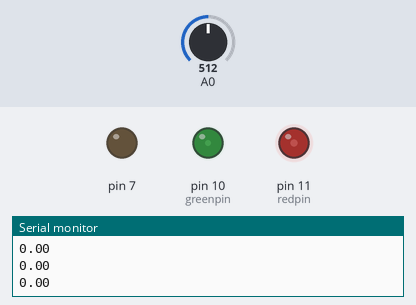
This sketch was run on a simulated Arduino Uno, built with avr-gcc and run on an emulated ATmega328P. On the bench: output pins drawn as LEDs (lit = HIGH), the last lines printed to the serial monitor. Inputs (shaded band) come from the test bench; at power-on: A0 = 512.

Above: at 1.2 s.
1.3 s: A0 set to 892
2.8 s: A0 set to 916
At 4.0 s:
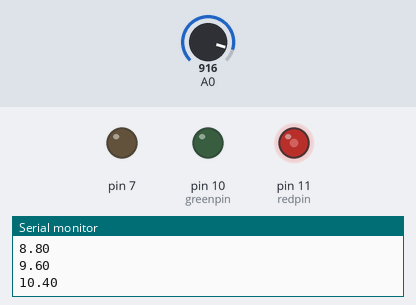
4.3 s: A0 set to 981
7.3 s: A0 set to 997
At 8.5 s:
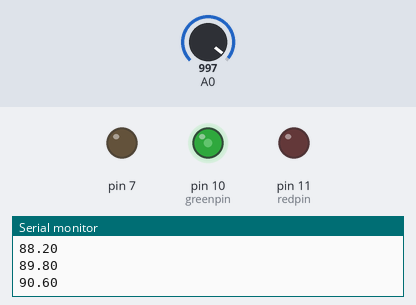
9.3 s: A0 set to 900
At 9.9 s:
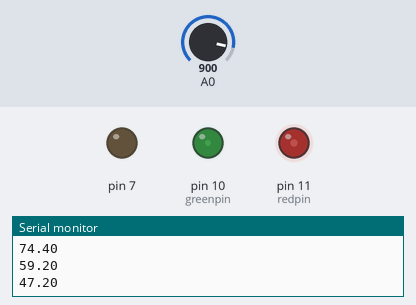
10.9 s: A0 set to 1023
At 13.2 s:
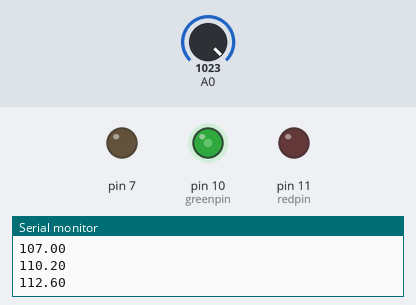
Timing chart, 0 to 14.3 s (numbered marks = the images above; inputs shaded):
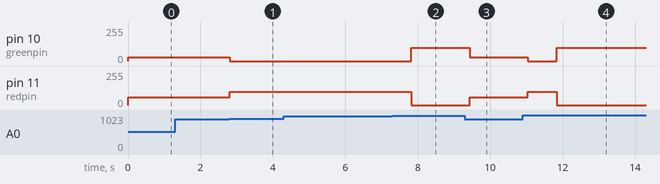

The sketch:

heart_beat.ino
```cpp
double alpha = 0.80; //heart beat buffer
int minval = 0; //sensor calibration
int old_value = 0; //
unsigned long time_now = 0;
unsigned long time_check = 0;

bool flag = false;
int redpin = 11;
int greenpin = 10;

void setup ()
{
    Serial.begin (9600);
    pinMode(7, OUTPUT);
    pinMode(redpin, OUTPUT);
    pinMode(greenpin, OUTPUT);
}

void loop ()
{
    int raw_value = analogRead(A0)-900;
    if(raw_value < minval){
        raw_value = 0;
    }
    double value = alpha * old_value + (1 - alpha) * raw_value;

    Serial.println (value);
    old_value = value;

    if(raw_value == 0){
        analogWrite (redpin, 60);
        analogWrite (greenpin, 30);
        time_check = millis();
        digitalWrite(7, LOW);
    }
    else if(flag == true){
        if(value < 85 || value > 120){
            analogWrite (redpin, 100);
            analogWrite (greenpin, 0);
            time_now = millis();
            if(time_now - time_check > 10000){
                digitalWrite(7, HIGH);
            }
        }
        else{
            analogWrite (redpin, 0);
            analogWrite (greenpin, 100);
            flag = false;
            time_check = millis();
            digitalWrite(7, LOW);
        }
    }
    else if(flag == false && value < 85 || value > 120){
        analogWrite (redpin, 100);
        analogWrite (greenpin, 0);
        time_check = millis();
        flag = true;
    }
    else{
        analogWrite (redpin, 0);
        analogWrite (greenpin, 100);
        time_check = millis();
        digitalWrite(7, LOW);
    }
    delay (200);
}
```

Measured:
- the behaviour switches between 988 and 989 on A0 (found by bisection; images 1 and 2)
- after the input at 2.8 s, pin 10 (greenpin): 30/255 → 0/255 at once; pin 11 (redpin): 60/255 → 100/255 at once
- after the input at 7.3 s, pin 10 (greenpin): 0/255 → 100/255 after 0.52 s; pin 11 (redpin): 100/255 → 0/255 after 0.52 s
- after the input at 9.3 s, pin 10 (greenpin): 100/255 → 30/255 after 0.13 s; pin 11 (redpin): 0/255 → 60/255 after 0.13 s
- after the input at 10.9 s, pin 10 (greenpin): 30/255 → 0/255 after 0.13 s, → 100/255 0.80 s later; pin 11 (redpin): 60/255 → 100/255 after 0.13 s, → 0/255 0.80 s later
